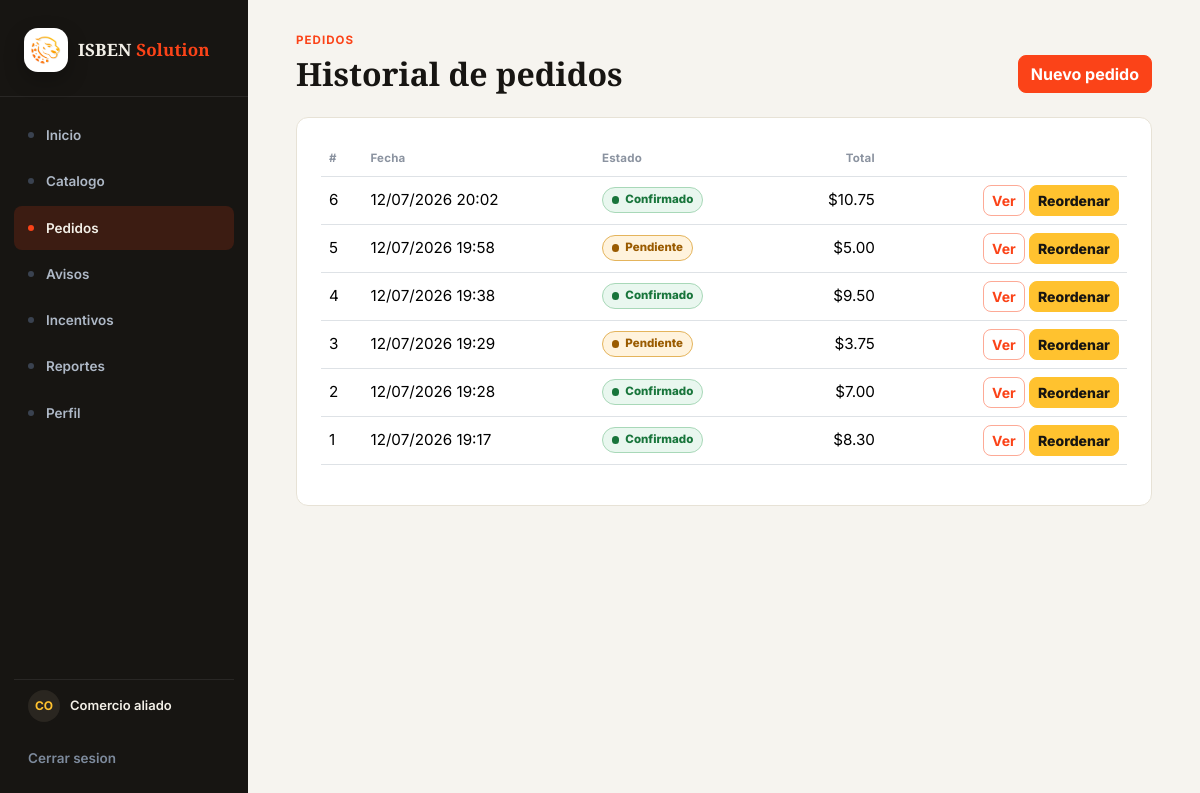
The app's page /pedidos/ (signed in), older data.
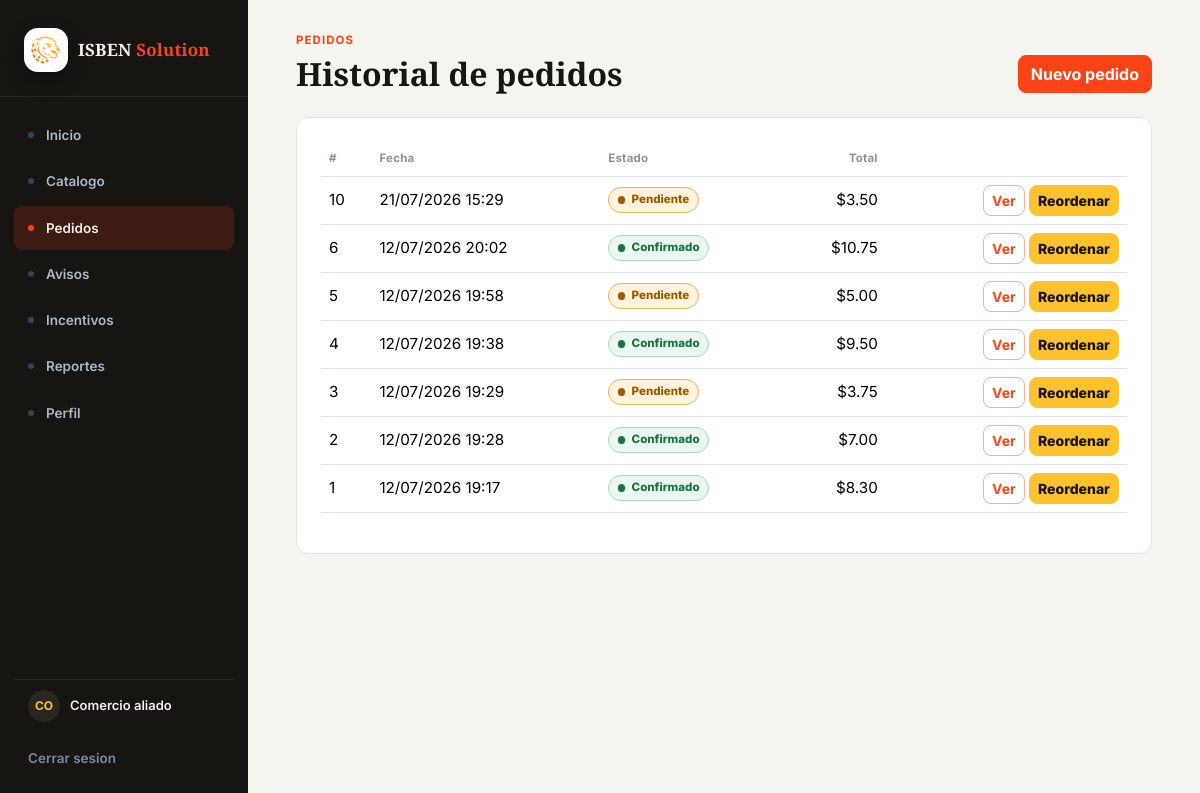
The same page, newer data.
### plataforma/models.py (models this page shows, shortened)
class Pedido(models.Model):
    fecha = models.DateTimeField()
    estado = models.CharField(max_length=50)
    monto_total = models.FloatField()
    descuento = models.FloatField()
    sincronizado = models.BooleanField(default=False)
    comercio = models.ForeignKey(Comercio, on_delete=models.CASCADE,
    related_name="pedidos")
    usuario = models.ForeignKey(Usuario, on_delete=models.CASCADE,
    related_name="pedidos")

### plataforma/views.py (the view)
# urls.py: path("pedidos/", views.historial_pedidos, name="historial"),
@comercio_requerido
def historial_pedidos(request):
    pedidos = Pedido.objects.filter(comercio=request.comercio_actual).order_by("-fecha")
    return render(request, "plataforma/historial.html", {"pedidos": pedidos})

### plataforma/views.py (called while the page is built)
def obtener_usuario_actual(request):
    usuario_id = request.session.get("usuario_id")
    if not usuario_id:
        return None
    usuario = Usuario.objects.select_related("comercio").filter(id=usuario_id).first()
    if usuario and request.session.get("usuario_rol") != usuario.rol:
        request.session["usuario_rol"] = usuario.rol
        request.session.modified = True
    return usuario

def es_usuario_logistica(usuario):
    return usuario.rol.strip().lower() == "logistica"

def es_usuario_administrador(usuario):
    return usuario.rol.strip().lower() == "administrador"

### plataforma/templates/plataforma/historial.html (shortened to what this page needs)
{% extends 'plataforma/master.html' %}
{% block content %}
<section class="container-lg">
    <div class="d-flex flex-wrap justify-content-between align-items-end gap-3 mb-4">
        <div>
            <p class="brand-eyebrow">Pedidos</p>
            <h1 class="brand-title h2">Historial de pedidos</h1>
        </div>
        <a class="btn btn-brand" href="{% url 'catalogo' %}">Nuevo pedido</a>
    </div>
    <div class="brand-card p-4">
        <div class="table-responsive">
            <table class="table brand-table align-middle">
                <thead>
                    <tr>
                        <th>#</th>
                        <th>Fecha</th>
                        <th>Estado</th>
                        <th class="text-end">Total</th>
                        <th></th>
                    </tr>
                </thead>
                <tbody>
                    {% for pedido in pedidos %}
                        <tr>
                            <td>{{ pedido.id }}</td>
                            <td>{{ pedido.fecha|date:"d/m/Y H:i" }}</td>
                            <td>{% include 'plataforma/partials/estado_pedido.html' with estado=pedido.estado %}</td>
                            <td class="text-end">${{ pedido.monto_total|floatformat:2 }}</td>
                            <td class="text-end">
                                <a class="btn btn-sm btn-outline-brand" href="{% url 'pedido_detalle' pedido.id %}">Ver</a>
                                <a class="btn btn-sm btn-accent" href="{% url 'reordenar_pedido' pedido.id %}">Reordenar</a>
                            </td>
                        </tr>
                    {% empty %}
                        <tr><td colspan="5" class="text-center text-muted">No hay pedidos registrados.</td></tr>
                    {% endfor %}
                </tbody>
            </table>
        </div>
    </div>
</section>
{% endblock %}

### plataforma/templates/plataforma/partials/estado_pedido.html
{% with estado_normalizado=estado|lower %}
<span class="status-badge {% if estado_normalizado == 'confirmado' %}status-badge-confirmed{% elif estado_normalizado == 'pendiente' %}status-badge-pending{% elif estado_normalizado == 'en camino' %}status-badge-transit{% elif estado_normalizado == 'cancelado' %}status-badge-cancelled{% else %}status-badge-neutral{% endif %}">
    <span class="status-badge-dot" aria-hidden="true"></span>
    {{ estado }}
</span>
{% endwith %}

Row changes from the older to the newer data that the page shows:
added Pedido: id "10", fecha "21/07/2026 15:29", estado "Pendiente", monto_total "3.50"
